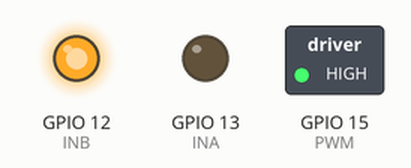
Bench run of a sketch on a simulated ESP32. On the bench: switched loads named in the sketch (green lamp = pin HIGH), output pins drawn as LEDs (lit = HIGH).

Above: at 0.1 s.
Timing chart, 0 to 1.6 s (numbered marks = the images above):
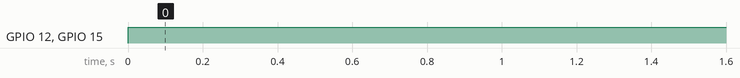

Measured:
- by itself, GPIO 12 (INB), GPIO 15 (PWM): LOW → HIGH at 0.00 s

The sketch:

pololu.ino
```cpp
// Motor A connections
int INA = 13;
int INB = 12;
int PWM = 15;

// Setting PWM properties
const int freq = 50000;
const int pwmChannel = 0;
const int resolution = 8;

void setup() {
	// Set all the motor control pins to outputs
	pinMode(INA, OUTPUT);
	pinMode(INB, OUTPUT);
	pinMode(PWM, OUTPUT);

	// Turn off motors - Initial state
	digitalWrite(INA, LOW);
	digitalWrite(INB, LOW);
	digitalWrite(PWM, LOW);

  // configure LED PWM functionalitites
  ledcSetup(pwmChannel, freq, resolution);

  // // attach the channel to the GPIO to be controlled
  ledcAttachPin(PWM, pwmChannel);

  Serial.begin(115200);
}

void loop() {

  digitalWrite(INA, LOW);
  digitalWrite(INB, HIGH);

  ledcWrite(pwmChannel, 255);


}
```
